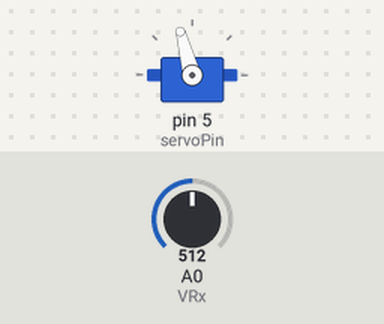
Bench run of a sketch on a simulated Arduino Uno, built with avr-gcc and run on an emulated ATmega328P. Shown: servo. Inputs (shaded band) come from the test bench; at power-on: A0 (VRx) = 512. What the sketch prints to the serial monitor is not drawn.

Above: at 0.05 s.
At 0.25 s:
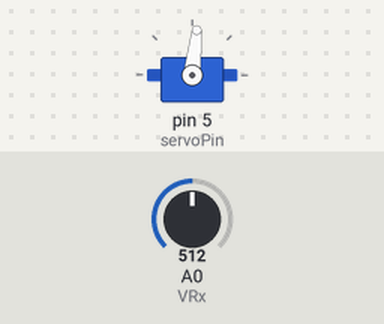
Timing chart, 0 to 3.0 s (numbered marks = the images above):
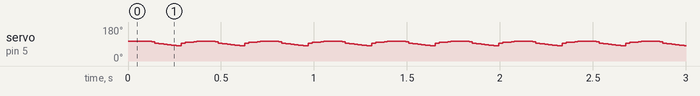

The sketch:

Servo_controlled_by_Joystick.ino
```cpp
// Talon Motor Controller is modeled as a Servo in this code

#include <Servo.h>;
Servo Talon;
int servoPin = 5;  // Output PWM Pin to Talon Motor Controller
int VRx = A0;  // Joystick Input Pin

int xPosition = 0;  // Represents Joystick Position
int percent = 0;  // Throttle percentage. Ranges from -100 (Full Reverse) to 100 (Full Forward)
int writeValue = 0;

void setup() {
  Serial.begin(9600);
  pinMode(VRx, INPUT);
  Talon.attach(servoPin);
}

void loop() {
  xPosition = analogRead(VRx); // Reads Joystick Position along vertical axis
  //percent = map(xPosition, 0, 1023, -100, 100);  // Map this position to a range between -100 and 100
  percent = 0;
  while(percent < 25){
    percent++;
    Serial.println(percent);
    Talon.writeMicroseconds(1500 + (percent*5));
  }
  delay(100);
  while(percent > -25){
    percent--;
    Serial.println(percent);
    Talon.writeMicroseconds(1500 + (percent*5));
  }


  /*if (percent == 1){  // When the joystick is in the neutral position, the map function will output 1 instead of 0. This "if" statement fixes the problem.
    percent = 0;
  }
  */
    Talon.writeMicroseconds(1500 + (percent*5)); // Depending on the throttle percentage, send a PWM signal with period ranging from 1 to 2 ms to the Talon,
                                                 // where 1.5 ms represents the neutral position.
}
```
